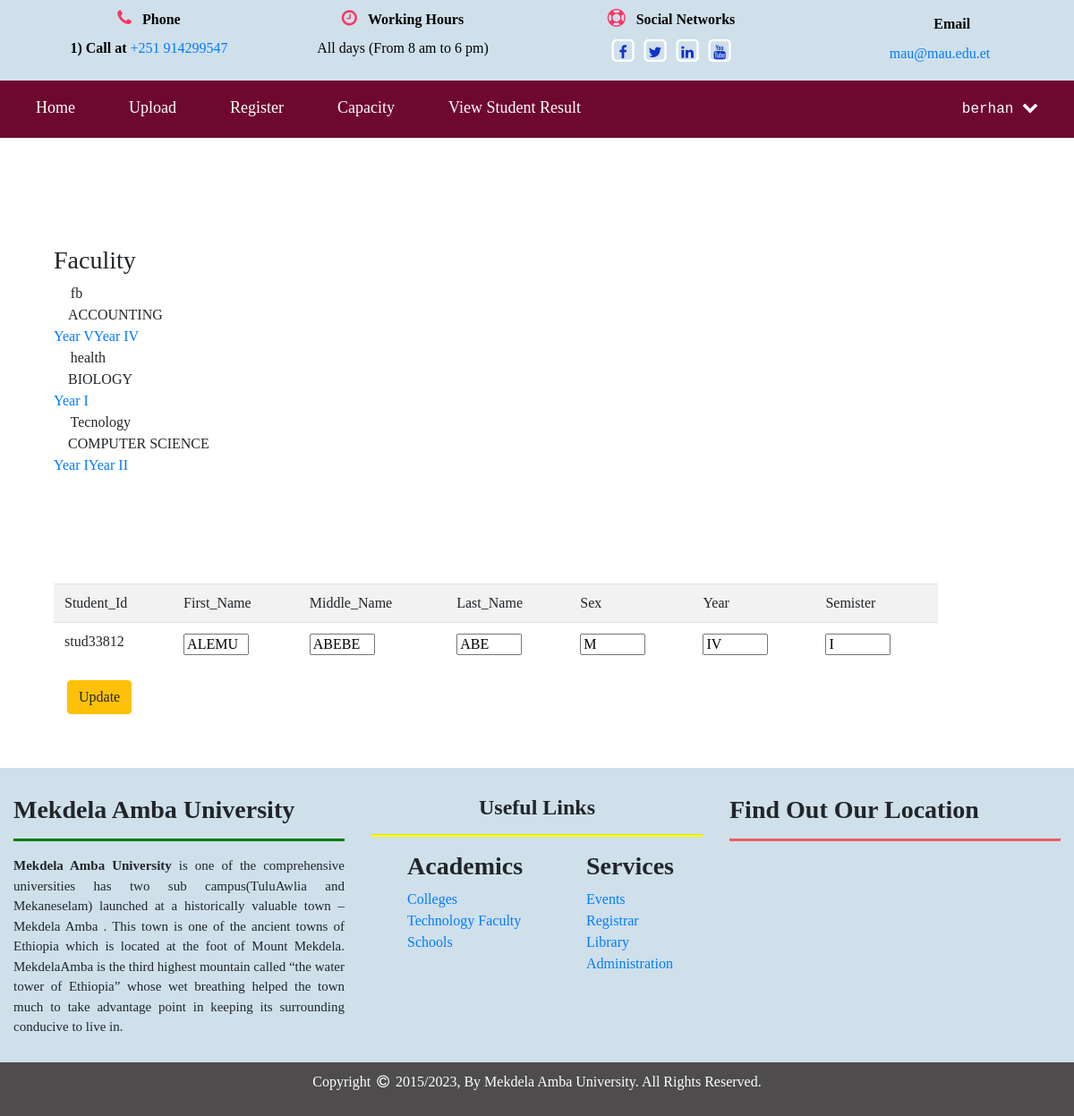
Screenshot of /registrar/updatestudentinfo.php?deptid=dept01&&year=IV (signed in) with the database file from the repository.
### tables this page shows
CREATE TABLE `department` (
  `departmentid` varchar(20) NOT NULL,
  `departmentname` varchar(50) NOT NULL,
  `faculity` varchar(50) NOT NULL
);

CREATE TABLE `student` (
  `studentid` varchar(30) NOT NULL,
  `firstname` varchar(30) NOT NULL,
  `middlename` varchar(50) NOT NULL,
  `lastname` varchar(30) NOT NULL,
  `sex` varchar(6) NOT NULL,
  `email` varchar(70) NOT NULL,
  `year` varchar(2) NOT NULL,
  `semister` varchar(2) NOT NULL,
  `departmentid` varchar(20) NOT NULL,
  `section` int(11) NOT NULL,
  `profile` varchar(50) NOT NULL,
  `enroll` varchar(50) NOT NULL,
  `status` int(11) NOT NULL
);

### registrar/updatestudentinfo.php (the view, shortened to what this page needs)
<?php
if (isset($_SESSION['userid']) && ($_SESSION['username'])) {
    $username = $_SESSION['username'];
} else {
    header("Location: ../learn/login.php");
}
?>
<html>
    <head>
    <html lang="en">
        <head>
            <link rel="stylesheet" href="../css/bootstrap.min.css">
            <link href="../css/font-awesome/css/font-awesome.css" rel="stylesheet" type="text/css"/>
            <link href="../css/main.css" rel="stylesheet" type="text/css"/>
        <link href="../student/userbar.css" rel="stylesheet" type="text/css"/>
    </head>
    <body data-spy="scroll" data-target=".navbar" data-offset="50">
        <?php
            include '../shared/header_top.php';
        ?>
        <nav class="navbar navbar-default navbar-expand-md navbar-fixed-top">
            <div class="collapse navbar-collapse" id="myNavbar">
                <ul class="nav navbar-nav mr-auto">
                    <li class="tab">
                        <a class="navbar-link" href="registrar.php" title="This Registrar Home Page">
                            <i class="fa fa-1x fa">Home</i>
                        </a>
                    </li>
                    <li class="dropdown">
                        <a class="navbar-link" href=""title="This Upload Resource Page To The Department">
                            <i class="fa fa-1x fa">Upload</i>
                        </a>
                    </li>
                    <li class="dropdown">
                        <a class="navbar-link" href=""title="This Registrar Information Page"><i class="fa fa-1x fa">Register</i></a>
                    </li>
                    <li class="dropdown">
                        <a class="navbar-link" href=""title="This Registrar capacity Page"><i class="fa fa-1x fa">Capacity</i></a>
                    </li>
                    <li class="tab">
                        <a class="navbar-link" href="viewresult.php" title="This View Student Result For Each Department">
                            <i class="fa fa-1x fa"> View Student Result</i>
                        </a>
                    </li>
                </ul>
                <ul class="nav navbar-nav navbar-right">
                    <li class="dropdown">
                        <a class="navbar-link unstyled" href="" title="profile">
                            <?php echo  $username?>
                            <i class="fa fa-sm fa-1x fa-chevron-down"></i>
                        </a>
                    </li>
                </ul>
            </div>
        </nav>
            <div class="nav-md">
                <div class="container body">
                    <div class="main_container">
                        <div class="col-md-3 left_col menu_fixed">
                            <div class="left_col scroll-view">
                                <div id="sidebar-menu" class="main_menu_side hidden-print main_menu">
                                    <div class="menu_section">
                                        <br> <br> <br> <br> <br>
                                        <h3>Faculity</h3>
                                        <?php
                                        include '../learn/database.php';
                                        $select = mysqli_query($conn,"select DISTINCT faculity from department");
                                        while ($row3 = mysqli_fetch_array($select)) {
                                            $faculity = $row3['faculity'];
                                            ?>
                                            <ul class="nav side-menu">
                                                <li><a><i class="fa fa-home"></i> <?php echo $faculity; ?> <span class="fa fa-chevron-down"></span></a>
                                                    <ul class="nav child_menu">
                                                        <?php
                                                        $select1 = mysqli_query($conn,"select * from department where faculity='$faculity' ORDER BY faculity DESC");
                                                        while ($row = mysqli_fetch_array($select1)) {
                                                            $departmentname = $row['departmentname'];
                                                            $departmentid = $row['departmentid'];
                                                            echo' <li><a><i class="fa fa-edit"></i>' . strtoupper($departmentname) . ' <span class="fa fa-chevron-down"></span></a>';
                                                            echo '<ul class="nav child_menu">';
                                                            $select2 = mysqli_query($conn,"select DISTINCT year from student where departmentid='$departmentid'");
                                                            while ($row4 = mysqli_fetch_array($select2)) {
                                                                echo' <li><a href="updatestudentinfo.php?deptid=' . $departmentid . '&&year=' . $row4['year'] . '">Year    ' . $row4['year'] . '</a></li>';
                                                            }
                                                            echo '</ul>';
                                                            echo'</li>';
                                                        }
                                                        ?>
                                                    </ul>
                                                </li>
                                            </ul>
                                            <?php
                                        }
                                        ?>
                                    </div>
                                </div>
                            </div>
                        </div>
                        <div class="right_col" role="main">
                            <br> <br> <br> <br> <br>
                            <?php
                            if (isset($_GET['deptid'])) {
                                $departmentid1 = $_GET['deptid'];
                                $year = $_GET['year'];
                                ?>
                                <div class="col-md-11 col-sm-1 col-xs-12">
                                    <div class="x_panel">
                                        <div class="x_content">
                                            <form action="" method="post">
                                                <table class="table table-striped">
                                                    <tr class="danger">
                                                        <td>Student_Id</td>
                                                        <td>First_Name</td>
                                                        <td>Middle_Name</td>
                                                        <td>Last_Name</td>
                                                        <td>Sex</td>
                                                        <td>Year</td>
                                                        <td>Semister</td>
                                                    </tr>
                                                    <?php
                                                    $select3 = mysqli_query($conn,"select * from student where departmentid='$departmentid1' AND year='$year'");
                                                    $i = 1;
                                                    while ($row1 = mysqli_fetch_array($select3)) {
                                                        $studentid = $row1['studentid'];
                                                        $firstname = $row1['firstname'];
                                                        $middlename = $row1['middlename'];
                                                        $lastname = $row1['lastname'];
                                                        $sex = $row1['sex'];
                                                        $year = $row1['year'];
                                                        $semister = $row1['semister'];
                                                        ?>
                                                        <tr>
                                                            <td size="2%"><?php echo $studentid; ?> </td>
                                                        <td size="2%"> <input name="firstname<?php echo $i; ?>" value="<?php echo $firstname; ?>"size="5%"></td>
                                                        <td size="2%"> <input name="middlename<?php echo $i; ?>" value="<?php echo $middlename; ?>"size="5%"></td>
                                                        <td size="2%"> <input name="lastname<?php echo $i; ?>" value="<?php echo $lastname; ?>"size="5%"></td>
                                                        <td size="2%"> <input name="sex<?php echo $i; ?>" value="<?php echo $sex; ?>"size="5%"></td>
                                                        <td size="2%"> <input name="year<?php echo $i; ?>" value="<?php echo $year; ?>"size="5%"></td>
                                                        <td size="2%"> <input name="semister<?php echo $i; ?>" value="<?php echo $semister; ?>"size="5%"></td>
                                                        </tr>
                                                        <?php
                                                    }
                                                    ?>
                                                </table>
                                                <div class="form-group">
                                                    <div class="col-sm-offset-2 col-sm-10">
                                                        <button type="submit" class="btn btn-default btn-warning" name="update" >Update</button>
                                                    </div>
                                                </div>
                                            </form>   </div>
                                    </div>
                                </div><?php }
                                                ?>
                        </div>
                    </div>
                </div></div>
    </body>
    <?php include '../shared/footer.php'; ?>
</html>

### css/main.css (style rules this page uses)
body { font-family: Cambria, Cochin, Georgia, Times, 'Times New Roman', serif; }
.navbar { min-height: 60px; border-top-color: white; }
@media (min-width: 888px) { .navbar-nav>li>a { padding-top: 10.5px; padding-bottom: 10px; } }
.navbar-default { background-color: rgb(110, 8, 47); ; font-family: monospace; font-size: large; }
.navbar-default { color: #d7e2e9; padding: 10px; }
.navbar-default .navbar-nav>li { border-radius: 3px; border-color: white; }
.navbar-default .navbar-nav>li>a { color: white; background-color: transparent; padding: 15px; }

### student/userbar.css (style rules this page uses)
.fa { color: white; }
.tab { position: relative; display: inline-block; padding: 10px 15px 10px 15px; }
.dropdown { position: relative; display: inline-block; padding: 10px 15px 10px 15px; }

### rows the page displays
department: departmentname "ACCOUNTING", year "V", year "IV"
department: departmentname "BIOLOGY", year "I"
department: departmentname "COMPUTER SCIENCE", year "I", year "II"
student: studentid "stud33812", firstname1 "ALEMU", middlename1 "ABEBE", lastname1 "ABE", sex1 "M", year1 "IV", semister1 "I"

### other values shown
$username "berhan"
$faculity "fb"
$faculity "health"
$faculity "Tecnology"
